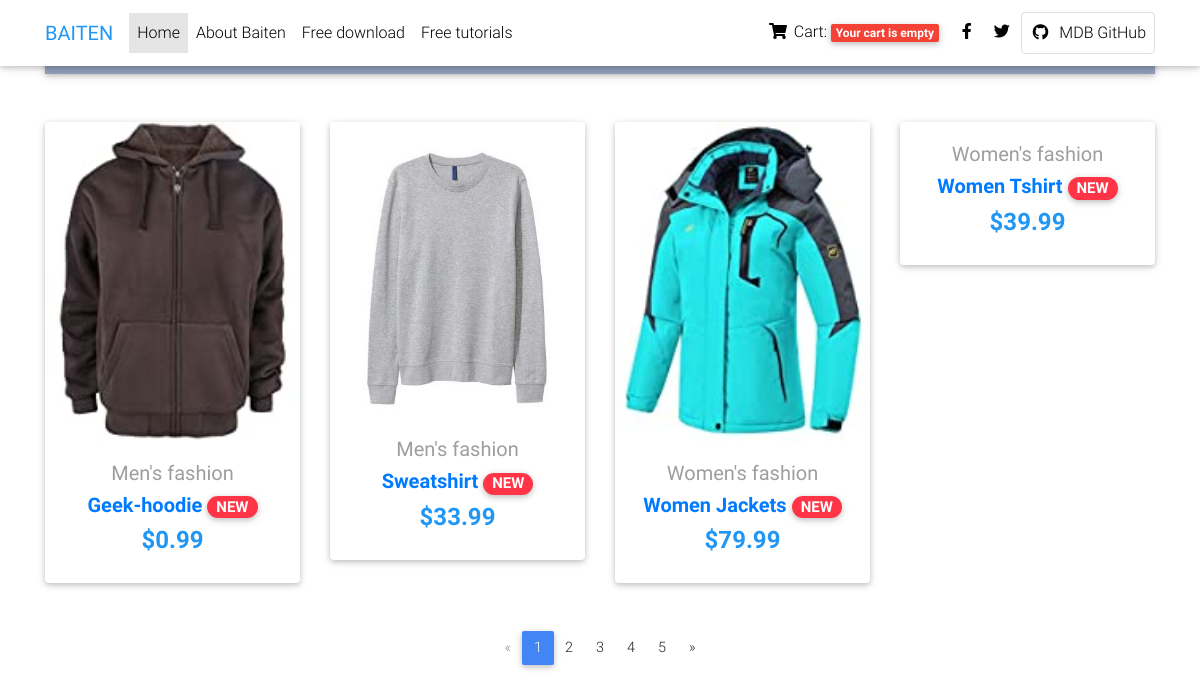
The page / on the database its author committed.
### shop/models.py (models this page shows, shortened)
class Item(models.Model):
    category = models.ForeignKey(Category,
                                 related_name='products',
                                 on_delete=models.CASCADE)
    name = models.CharField(max_length=200, db_index=True)
    slug = models.SlugField(max_length=200, db_index=True)
    image = models.ImageField(upload_to='products/%Y/%m/%d',
                              blank=True)
    description = models.TextField(blank=True)
    price = models.DecimalField(max_digits=10, decimal_places=2)
    available = models.BooleanField(default=True)
    created = models.DateTimeField(auto_now_add=True)
    updated = models.DateTimeField(auto_now=True)
    tags = models.CharField(choices=TAG_CHOICES,
                            max_length=1)
    class Meta:
        ordering = ('name',)
        index_together = (('id', 'slug'),)
    def get_absolute_url(self):
        return reverse('shop:item_detail',
                       args=[self.id, self.slug])

class Category(models.Model):
    name = models.CharField(max_length=200,
                            db_index=True)
    slug = models.SlugField(max_length=200,
                            unique=True)
    class Meta:
        ordering = ('name',)
        verbose_name = 'category'
        verbose_name_plural = 'categories'
    def get_absolute_url(self):
        return reverse('shop:item_list',
                       args=[self.slug])

### shop/views.py (the view)
# urls.py: path('', views.item_list, name='item_list'),
def item_list(request, category_slug=None):
    category = None
    categories = Category.objects.all()
    items = Item.objects.filter(available=True)
    if category_slug:
        category = get_object_or_404(Category, slug=category_slug)
        items = items.filter(category=category)
    return render(request,
                  'item/list.html',
                  {'category': category,
                   'categories': categories,
                   'items': items})

### cart/cart.py (called while the page is built)
    def __len__(self):
        return sum(product['quantity'] for product in self.cart.values())

### cart/context_processors.py (called while the page is built)
def cart(request):
    return {'cart': Cart(request)}

### shop/templates/item/list.html (shortened to what this page needs)
{% extends "base.html" %}
{% load static %}
{% block content %}
  <main>
    <div class="container">
      <nav class="navbar navbar-expand-lg navbar-dark mdb-color lighten-3 mt-3 mb-5">
        <span class="navbar-brand">Categories:</span>
        <div class="collapse navbar-collapse" id="basicExampleNav">
          <ul class="navbar-nav mr-auto">
            <li class="nav-item active">
              <a class="nav-link" href="{% url "shop:item_list" %}">All
              </a>
            </li>
            {% for c in categories %}
                <li {% if category.slug == c.slug %} class="nav-item">{% endif %}
                    <a class="nav-link" href="{{ c.get_absolute_url }}">{{ c.name }}</a>
                </li>
            {% endfor %}
          </ul>
          <form class="form-inline">
            <div class="md-form my-0">
            </div>
          </form>
        </div>
      </nav>
      <section class="text-center mb-4">
        <div class="row wow fadeIn">
            {% for item in items %}
          <div class="col-lg-3 col-md-6 mb-4">
            <div class="card">
              <div class="view overlay">
                <img src="{% if item.image %}{{ item.image.url }}{% else %}
                https://mdbootstrap.com/img/Photos/Horizontal/E-commerce/Vertical/12.jpg {% endif %}" class="card-img-top"
                  alt="">
              </div>
              <div class="card-body text-center">
                <a href="" class="grey-text">
                  <h5>{{ item.category.name|truncatechars:20 }}</h5>
                </a>
                <h5>
                  <strong>
                    <a href="{{ item.get_absolute_url }}">{{ item.name }}
                      <span class="badge badge-pill danger-color">NEW</span>
                    </a>
                  </strong>
                </h5>
                <h4 class="font-weight-bold blue-text">
                  <strong>${{ item.price }}</strong>
                </h4>
              </div>
            </div>
          </div>
          {% endfor %}
        </div>
      </section>
      <nav class="d-flex justify-content-center wow fadeIn">
        <ul class="pagination pg-blue">
          <li class="page-item disabled">
            <a class="page-link" href="#" aria-label="Previous">
              <span aria-hidden="true">&laquo;</span>
            </a>
          </li>
          <li class="page-item active">
            <a class="page-link" href="#">1
            </a>
          </li>
          <li class="page-item">
            <a class="page-link" href="#">2</a>
          </li>
          <li class="page-item">
            <a class="page-link" href="#">3</a>
          </li>
          <li class="page-item">
            <a class="page-link" href="#">4</a>
          </li>
          <li class="page-item">
            <a class="page-link" href="#">5</a>
          </li>
          <li class="page-item">
            <a class="page-link" href="#" aria-label="Next">
              <span aria-hidden="true">&raquo;</span>
            </a>
          </li>
        </ul>
      </nav>
    </div>
  </main>
{% endblock %}

### shop/templates/base.html (shortened to what this page needs)
{% load static %}
<!DOCTYPE html>
<html>
   <head>
  <link rel="stylesheet" href="https://use.fontawesome.com/releases/v5.11.2/css/all.css">
  <link href="{% static "css/bootstrap.min.css" %}" rel="stylesheet">
  <link href="{% static "css/mdb.min.css" %}" rel="stylesheet">
  <link href="{% static "css/style.min.css" %}" rel="stylesheet">
</head>
  <nav class="navbar fixed-top navbar-expand-lg navbar-light white scrolling-navbar">
    <div class="container">
      <a class="navbar-brand waves-effect" href="#" target="_blank">
        <strong class="blue-text">BAITEN</strong>
      </a>
      <div class="collapse navbar-collapse" id="navbarSupportedContent">
        <ul class="navbar-nav mr-auto">
          <li class="nav-item active">
            <a class="nav-link waves-effect" href="{% url "shop:item_list" %}">Home
            </a>
          </li>
          <li class="nav-item">
            <a class="nav-link waves-effect" href="https://mdbootstrap.com/docs/jquery/" target="_blank">About Baiten</a>
          </li>
          <li class="nav-item">
            <a class="nav-link waves-effect" href="https://mdbootstrap.com/docs/jquery/getting-started/download/"
              target="_blank">Free download</a>
          </li>
          <li class="nav-item">
            <a class="nav-link waves-effect" href="https://mdbootstrap.com/education/bootstrap/" target="_blank">Free
              tutorials</a>
          </li>
        </ul>
        <ul class="navbar-nav nav-flex-icons">
          <li class="nav-item">
              {% with total_items=cart|length %}
            <a class="nav-link waves-effect" href="{% url "cart:cart_detail" %}">
              <i class="fas fa-shopping-cart"></i>
                <span class="clearfix d-none d-sm-inline-block"> Cart:  </span>
              <span class="badge red z-depth-1 mr-1">
                  {% if total_items > 0 %}
                  {{ total_items}} item{{ total_items|pluralize }}, ${{ cart.get_total_price }}
                  {% else%}
              Your cart is empty
              {% endif %}
              {% endwith %}
              </span>
            </a>
          </li>
          <li class="nav-item">
            <a href="https://www.facebook.com/Baiten" class="nav-link waves-effect" target="_blank">
              <i class="fab fa-facebook-f"></i>
            </a>
          </li>
          <li class="nav-item">
            <a href="https://twitter.com/Baiten" class="nav-link waves-effect" target="_blank">
              <i class="fab fa-twitter"></i>
            </a>
          </li>
          <li class="nav-item">
            <a href="https://github.com/mdbootstrap/bootstrap-material-design" class="nav-link border border-light rounded waves-effect"
              target="_blank">
              <i class="fab fa-github mr-2"></i>MDB GitHub
            </a>
          </li>
        </ul>
      </div>
    </div>
  </nav>
   <body>
        <div id="content">
            {% block content %}
            {% endblock %}
        </div>
   </body>
</html>

### shop/templates/base.html (style rules this page uses)
html, body, header, .carousel { height: 60vh; }

### rows shown on the page
Item: image (picture), category.name "Men's fashion", name "Geek-hoodie", price "0.99"
Item: image (picture), category.name "Men's fashion", name "Sweatshirt", price "33.99"
Item: image (picture), category.name "Women's fashion", name "Women Jackets", price "79.99"
Item: category.name "Women's fashion", name "Women Tshirt", price "39.99"
